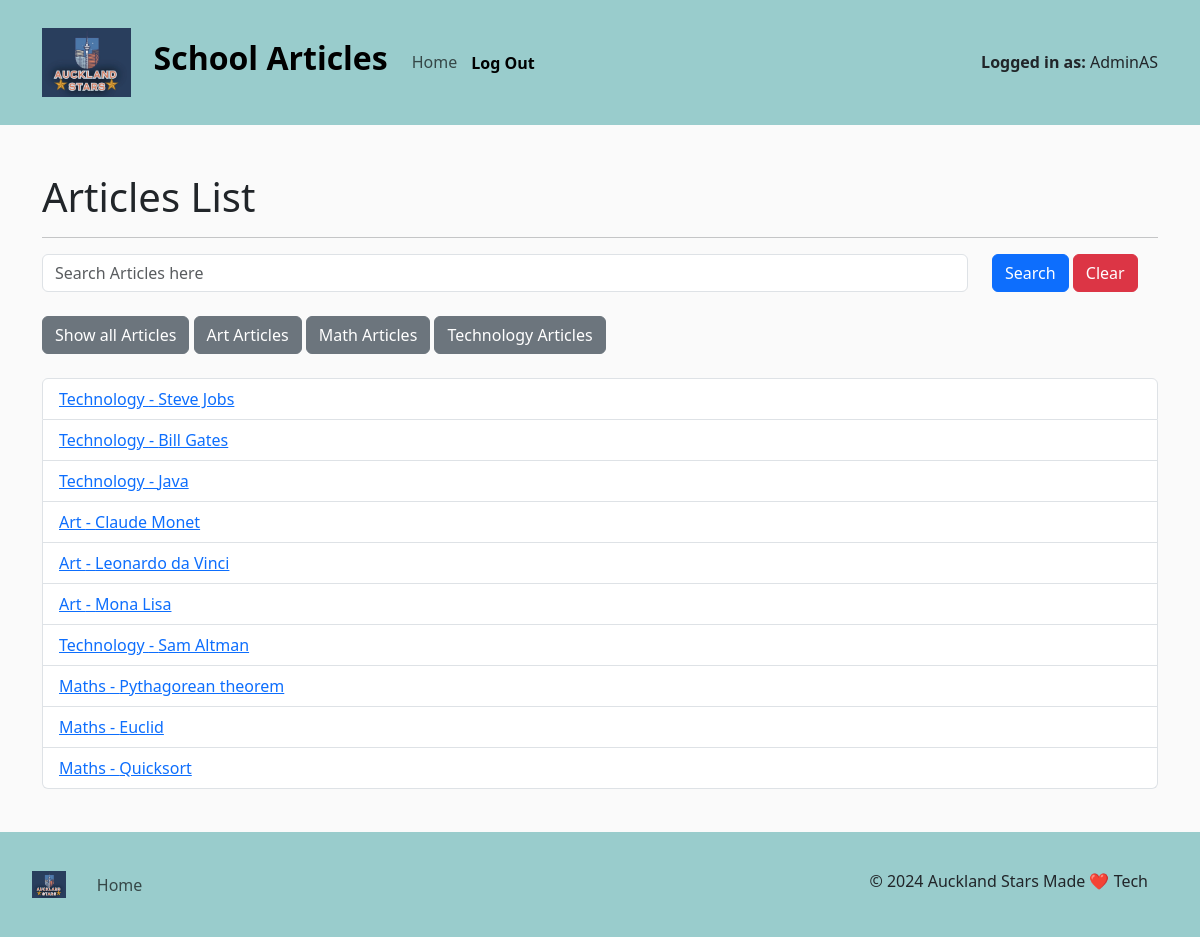
Screenshot of /articles/ (signed in) with the database file from the repository.
### Category/models.py (models this page shows, shortened)
class Article(models.Model):
    category = models.ForeignKey(Category, on_delete=models.CASCADE)
    type = models.CharField(max_length=50)
    name = models.CharField(max_length=100, null=True, blank=True)
    born = models.CharField(null=True, blank=True,max_length=50)
    died = models.CharField(null=True, blank=True,max_length=50)
    nationality = models.CharField(max_length=50, null=True, blank=True)
    known_for = models.CharField(max_length=200, null=True, blank=True)
    notable_work = models.CharField(max_length=100, null=True, blank=True)
    about = models.TextField()
    year = models.CharField(null=True, blank=True,max_length=10)
    medium = models.CharField(max_length=50, null=True, blank=True)
    dimensions = models.CharField(max_length=50, null=True, blank=True)
    location = models.CharField(max_length=50, null=True, blank=True)
    designed_by = models.CharField(max_length=50, null=True, blank=True)
    developer = models.CharField(max_length=50, null=True, blank=True)

class Category(models.Model):
    name = models.CharField(max_length=50)

### Category/views.py (the view)
# urls.py: path('articles/', views.ArticleListView.as_view(), name='articles'),
class ArticleListView(LoginRequiredMixin, ListView):
    model = Article
    template_name = 'Category/articles/articles.html'
    login_url = 'accounts/login/'
    def get_queryset(self):
        queryset = super().get_queryset()
        query = self.request.GET.get('q')
        category = self.request.GET.get('category', 'all')
        if query:
            queryset = queryset.filter(name__icontains=query)
        if category and category!= 'all':
            queryset = queryset.filter(category__name__iexact=category)
        return queryset
    def get_context_data(self, **kwargs):
        context = super().get_context_data(**kwargs)
        context['current_category'] = self.request.GET.get('category', 'all')
        return context

### Category/templatetags/custom_tags.py (called while the page is built)
@register.filter(name='has_group')
def has_group(user, group_name):
    return user.groups.filter(name=group_name).exists()

### Category/templates/Category/articles/articles.html (shortened to what this page needs)
{% extends "base.html" %}
{% block content %}
    <h1>Articles List</h1>
    {% load custom_tags %}
<hr>
<form method="get" action="{% url 'articles' %}">
    <div class="row">
        <div class="col-10">
            <input class="form-control" type="text" id="articlesearch" name="q" placeholder="Search Articles here" value="{{ request.GET.q }}">
        </div>
        <div class="col-2">
            <button class="btn btn-primary" type="submit">Search</button>
            <button class="btn btn-danger" onclick="document.getElementById('articlesearch').value = ''" >Clear</button>
        </div>
    </div>
</form>
<br>
<form method="get" action="{% url 'articles' %}">
    <div id="category-container">
        <button type="submit" class="btn btn-secondary" onclick="document.getElementById('category-input').value = 'all'"> Show all Articles</button>
        <button type="submit" class="btn btn-secondary" onclick="document.getElementById('category-input').value = 'Art'"> Art Articles</button>
        <button type="submit" class="btn btn-secondary" onclick="document.getElementById('category-input').value = 'Maths'"> Math Articles</button>
        <button type="submit" class="btn btn-secondary" onclick="document.getElementById('category-input').value = 'Technology'"> Technology Articles</button>
    </div>
</form>
<br>
<ul class="list-group">
    {% for article in object_list %}
    <li class="list-group-item">
        <div class="row">
        <div class="col-8">
        <a href="{% url 'articles-details' article.id %}">{{ article.category.name }} - {{ article.name }}</a>
        </div>
        <div class="col-4 text-end">
        </div>
    </div>
    </li>
    {% empty %}
    <li class="list-group-item">No articles found.</li>
    {% endfor %}
</ul>
{% endblock %}

### templates/base.html (shortened to what this page needs)
<!DOCTYPE html>
<html lang="en">
<head>
    <link href="https://cdn.jsdelivr.net/npm/bootstrap@5.3.3/dist/css/bootstrap.min.css" rel="stylesheet">
    {% load static %}
    <link rel="stylesheet" href="{% static 'css/base.css' %}" />
</head>
<body>
    <header class="header">
        <nav class="navbar navbar-expand-lg navbar-light">
            <div class="container">
                <img src="{% static 'images/logo.png' %}" style="width: 10%; padding-right: 2%;">
                <a class="navbar-brand" href="{% url 'articles' %}"><h2><b>School Articles</h2></b></a>
                <div class="collapse navbar-collapse" id="navbarNav">
                    <ul class="navbar-nav">
                        <li class="nav-item">
                            <a class="nav-link" href="{% url 'home' %}">Home</a>
                        </li>
                        <li class="nav-item" >
                            {% if user.is_authenticated %}
                            <form method="post" action="{% url 'custom_logout' %}">
                                <button type="submit" style="font-weight: bold; border-style: none; background-color: transparent; margin-top: 10%;">Log Out</button>
                            </form>
                            {% endif %}
                        </li>
                    </ul>
                </div>
                {% if user.is_authenticated %}
                <p style="margin-top: 15px;"><strong>Logged in as: </strong>{{user.username}}</p>
                {% endif %}
            </div>
        </nav>
    </header>
    <div class="container mt-5">
        {% block content %}
        {% endblock %}
        <br><br>
    </div>
    <div class="footer mt-1">
        <nav class="navbar navbar-expand-lg navbar-light">
            <div class="container-fluid">
                <img src="{% static 'images/logo.png' %}" style="width: 5%; padding-right: 2%;">
                <ul class="navbar-nav me-auto mb-2 mb-lg-0">
                    <li class="nav-item">
                        <a class="nav-link" href="{% url 'home' %}">Home</a>
                    </li>
                </ul>
                <p style="margin-top: 9px; margin-right:20px;text-align: center;">© 2024 Auckland Stars Made ❤️ Tech</p>
            </div>
        </nav>
    </div>
</body>
</html>

### static/css/base.css (style rules this page uses)
body { background-color: #fafafa; margin-bottom: 100px; }
.header { background-color: #99CCCC; padding: 20px; text-align: center; }
.footer { background-color: #99CCCC; padding: 20px; text-align: center; position: fixed; bottom: 0; width: 100%; }

### rows the page displays
Article: category.name "Technology", name "Steve Jobs"
Article: category.name "Technology", name "Bill Gates"
Article: category.name "Technology", name "Java"
Article: category.name "Art", name "Claude Monet"
Article: category.name "Art", name "Leonardo da Vinci"
Article: category.name "Art", name "Mona Lisa"
Article: category.name "Technology", name "Sam Altman"
Article: category.name "Maths", name "Pythagorean theorem"
Article: category.name "Maths", name "Euclid"
Article: category.name "Maths", name "Quicksort"

### other values shown
{{ user.username }} "AdminAS"
